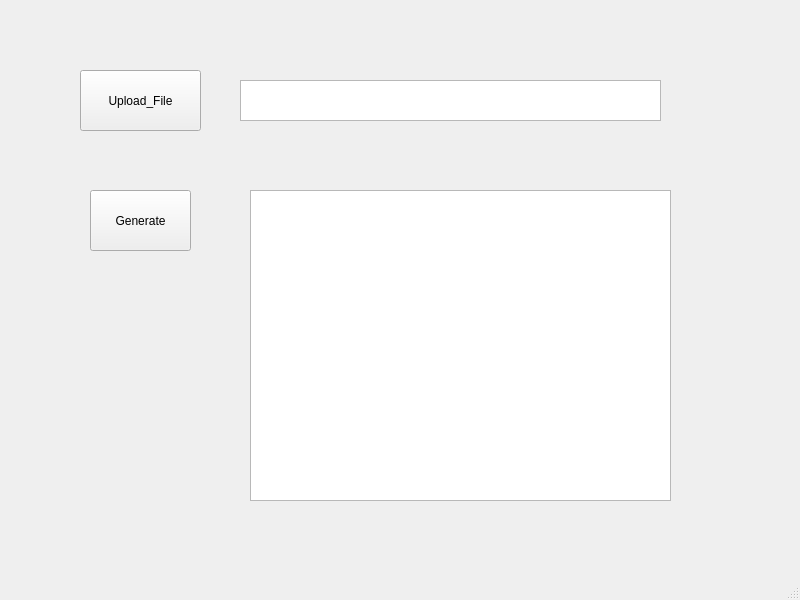
<?xml version="1.0" encoding="UTF-8"?>
<ui version="4.0">
 <class>MainWindow</class>
 <widget class="QMainWindow" name="MainWindow">
  <property name="geometry">
   <rect>
    <x>0</x>
    <y>0</y>
    <width>800</width>
    <height>600</height>
   </rect>
  </property>
  <property name="windowTitle">
   <string>MainWindow</string>
  </property>
  <widget class="QWidget" name="centralwidget">
   <widget class="QPushButton" name="pushButton">
    <property name="geometry">
     <rect>
      <x>80</x>
      <y>70</y>
      <width>121</width>
      <height>61</height>
     </rect>
    </property>
    <property name="text">
     <string>Upload_File</string>
    </property>
   </widget>
   <widget class="QListView" name="listView">
    <property name="geometry">
     <rect>
      <x>240</x>
      <y>80</y>
      <width>421</width>
      <height>41</height>
     </rect>
    </property>
   </widget>
   <widget class="QListWidget" name="listWidget">
    <property name="geometry">
     <rect>
      <x>250</x>
      <y>190</y>
      <width>421</width>
      <height>311</height>
     </rect>
    </property>
   </widget>
   <widget class="QPushButton" name="pushButton_2">
    <property name="geometry">
     <rect>
      <x>90</x>
      <y>190</y>
      <width>101</width>
      <height>61</height>
     </rect>
    </property>
    <property name="text">
     <string>Generate</string>
    </property>
   </widget>
  </widget>
  <widget class="QMenuBar" name="menubar">
   <property name="geometry">
    <rect>
     <x>0</x>
     <y>0</y>
     <width>800</width>
     <height>25</height>
    </rect>
   </property>
  </widget>
  <widget class="QStatusBar" name="statusbar"/>
 </widget>
 <resources/>
 <connections/>
</ui>
